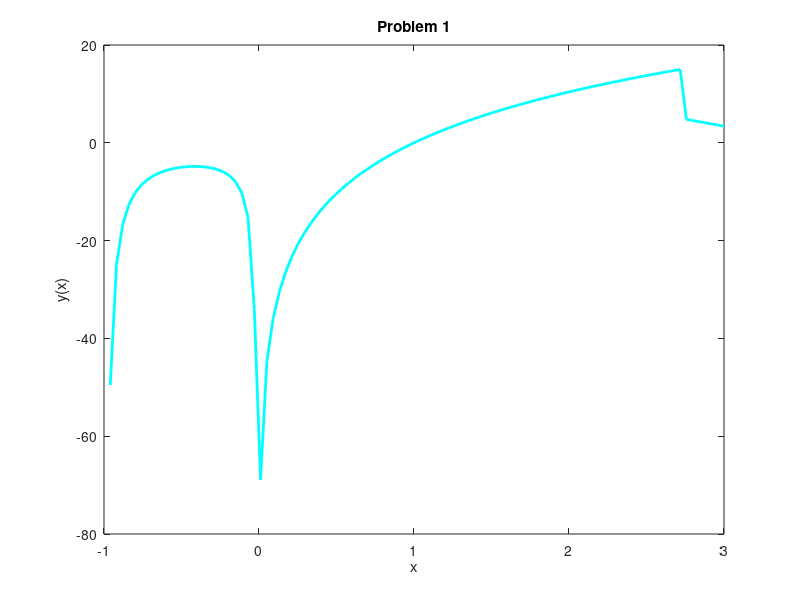

The MATLAB source for this figure:
close all; clear all; clc; 


x = linspace(-1, 3, 100);
y = zeros(1, 100) ; 




for i = 1:length(x)
    if (x(i) >= -1 && x(i) < 0)
        y(i) = (x(i)^2 +1)/(x(i)^2 + x(i)); 
    elseif (x(i) >= 0 && x(i) < 2.718)
        y(i) = 15*log(x(i));
    else
        y(i) = 12.386 - x(i)^2; 
    end 

end

plot(x, y,'c','linewidth', 2);
xlabel('x');
ylabel('y(x)'); 
title('Problem 1'); 
